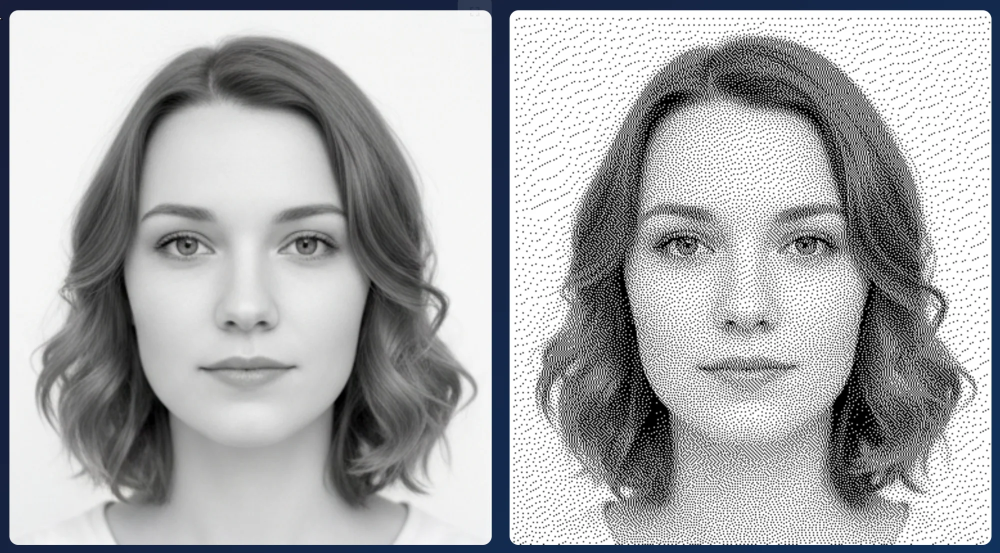
#> input picture examples/complex_dithering.png, 2000 x 1105 px (shown at 1/2 size)
$ python -i converter.py   (imports and definitions only)
#> lines starting #> are read from the running program, lines starting #| are printed output that depends on the picture
"""
Bitmap to DXF Converter - Core Engine
Converts bitmap images to DXF format with multiple modes:
- Threshold (lines)
- Floyd-Steinberg Dithering (dots)
- Outline (contours) - with improved sub-pixel interpolation and curvature-adaptive simplification
"""

from PIL import Image
from pathlib import Path
import math
import io


class BitmapToDXFConverter:
    """Core conversion engine for bitmap to DXF conversion."""

    def __init__(self):
        pass

    def convert(
        self,
        input_image,
        mode="threshold",
        image_height_um=1000.0,
        spot_size_um=5.0,
        spot_spacing_factor=1.1,
        threshold=200,
        invert=False,
        flip_y=True,
        bidirectional=True,
        outline_levels=2,
        smoothing_amount=2.0,
        corner_threshold=45.0
    ):
        """
        Convert an image to DXF format.

        Args:
            input_image: PIL Image or file path or bytes
            mode: "threshold", "floyd_steinberg", or "outline"
            image_height_um: Target height in microns
            spot_size_um: Laser spot size in microns
            spot_spacing_factor: Spacing between spots (multiplier)
            threshold: Threshold value for threshold mode (0-255)
            invert: Swap black/white
            flip_y: Flip Y axis for CAD orientation
            bidirectional: Use zigzag scanning
            outline_levels: Number of grayscale levels for outline mode
            smoothing_amount: Smoothing/simplification for outline mode (higher = fewer nodes)
            corner_threshold: Corner detection angle for outline mode

        Returns:
            tuple: (dxf_content_string, stats_dict)
        """
#> called with input_image = 'examples/complex_dithering.png', mode = 'threshold', image_height_um = 1000, spot_size_um = 5, spot_spacing_factor = 1.1, threshold = 200, invert = False, flip_y = True
        # Load image
        if isinstance(input_image, (str, Path)):
            img = Image.open(input_image).convert("L")
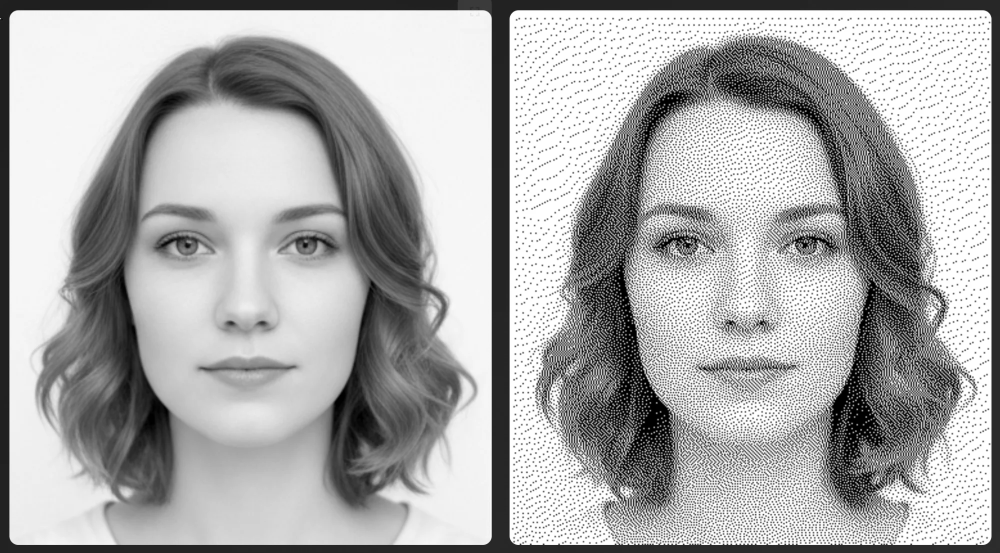
#> img: PIL image 2000x1105 L (shown at 1/2 size); min 0, max 255, mean 171.3
        elif isinstance(input_image, bytes):
            img = Image.open(io.BytesIO(input_image)).convert("L")
        elif isinstance(input_image, Image.Image):
            img = input_image.convert("L")
        else:
            raise ValueError("input_image must be a file path, bytes, or PIL Image")

        w, h = img.size
#> w = 2000; h = 1105

        # Calculate dimensions
        aspect_ratio = w / h
#> aspect_ratio = 1.81
        image_width_um = image_height_um * aspect_ratio
#> image_width_um = 1810

        pixel_size_x = image_width_um / w
#> pixel_size_x = 0.905
        pixel_size_y = image_height_um / h
#> pixel_size_y = 0.905

        # Calculate line step based on spot size
        min_spacing = spot_size_um * spot_spacing_factor
        line_step = max(1, int(math.ceil(min_spacing / pixel_size_y)))
#> line_step = 7

        # Apply dithering if needed
        if mode == "floyd_steinberg":
            if invert:
                img = Image.eval(img, lambda x: 255 - x)
            img = self._apply_floyd_steinberg_dithering(img)

        px = img.load()

        def is_black(v):
            if mode == "floyd_steinberg":
                return v < 128
            else:
                vb = v < threshold
                return (not vb) if invert else vb

        # Build DXF content
        dxf_lines = []

        # Header section (minimal DXF R12)
        dxf_lines.extend(["0", "SECTION", "2", "HEADER"])
        dxf_lines.extend(["9", "$ACADVER", "1", "AC1009"])
        dxf_lines.extend(["0", "ENDSEC"])

        # Entities section
        dxf_lines.extend(["0", "SECTION", "2", "ENTITIES"])

        entity_count = 0

        if mode == "floyd_steinberg":
            # Dithering mode: create tiny LINE segments for each dot
            dot_length = 1

            for y in range(0, h, line_step):
                row_num = y // line_step
                reverse = bidirectional and (row_num % 2 == 1)

                x_positions = range(0, w, line_step)
                if reverse:
                    x_positions = reversed(list(x_positions))

                for x in x_positions:
                    if is_black(px[x, y]):
                        X = round(x * pixel_size_x, 1)
                        Y = round((h - 1 - y if flip_y else y) * pixel_size_y, 1)

                        dxf_lines.extend([
                            "0", "LINE",
                            "8", "0",
                            "10", f"{X:.1f}",
                            "20", f"{Y:.1f}",
                            "11", f"{X + dot_length:.1f}",
                            "21", f"{Y:.1f}"
                        ])
                        entity_count += 1

        elif mode == "outline":
            # Improved outline mode with sub-pixel interpolation
            num_levels = outline_levels

            if invert:
                img = Image.eval(img, lambda x: 255 - x)

            all_polylines = []

            if num_levels == 2:
                thresholds = [128]
            else:
                step = 256 // num_levels
                thresholds = [step * i for i in range(1, num_levels)]

            for thresh in thresholds:
                # Use improved sub-pixel marching squares
                edges = self._find_contours_subpixel(img, thresh)
                polylines = self._trace_contours(edges)

                processed = []
                for poly in polylines:
                    if len(poly) >= 2:
                        # Apply anti-staircase smoothing first
                        smoothed = self._smooth_staircase(poly, smoothing_amount)

                        # Then apply curvature-adaptive simplification
                        simplified = self._simplify_adaptive(smoothed, smoothing_amount, corner_threshold)

                        if len(simplified) >= 2:
                            processed.append(simplified)

                all_polylines.extend(processed)

            # Optimize path
            connection_tolerance = max(2.0, smoothing_amount)
            optimized = self._optimize_outline_path(all_polylines, connection_tolerance)

            # Write polylines as LINE segments
            for poly in optimized:
                for i in range(len(poly) - 1):
                    x1, y1 = poly[i]
                    x2, y2 = poly[i + 1]

                    X1 = round(x1 * pixel_size_x, 1)
                    Y1 = round((h - 1 - y1 if flip_y else y1) * pixel_size_y, 1)
                    X2 = round(x2 * pixel_size_x, 1)
                    Y2 = round((h - 1 - y2 if flip_y else y2) * pixel_size_y, 1)

                    dxf_lines.extend([
                        "0", "LINE",
                        "8", "0",
                        "10", f"{X1:.1f}",
                        "20", f"{Y1:.1f}",
                        "11", f"{X2:.1f}",
                        "21", f"{Y2:.1f}"
                    ])
                    entity_count += 1

        else:  # threshold mode
            # Create LINE segments for each run
            for y in range(0, h, line_step):
                row_num = y // line_step
                reverse = bidirectional and (row_num % 2 == 1)

                x = 0
                row_segments = []
                while x < w:
                    while x < w and not is_black(px[x, y]):
                        x += 1
                    if x >= w:
                        break
                    x1 = x
                    while x < w and is_black(px[x, y]):
                        x += 1
                    x2 = x - 1
                    row_segments.append((x1, x2))

                Y = round((h - 1 - y if flip_y else y) * pixel_size_y, 1)

                if reverse:
                    for x1, x2 in reversed(row_segments):
                        X1 = round((x2 + 1) * pixel_size_x, 1)
                        X2 = round(x1 * pixel_size_x, 1)
                        dxf_lines.extend([
                            "0", "LINE",
                            "8", "0",
                            "10", f"{X1:.1f}",
                            "20", f"{Y:.1f}",
                            "11", f"{X2:.1f}",
                            "21", f"{Y:.1f}"
                        ])
                        entity_count += 1
                else:
                    for x1, x2 in row_segments:
                        X1 = round(x1 * pixel_size_x, 1)
                        X2 = round((x2 + 1) * pixel_size_x, 1)
                        dxf_lines.extend([
                            "0", "LINE",
                            "8", "0",
                            "10", f"{X1:.1f}",
                            "20", f"{Y:.1f}",
                            "11", f"{X2:.1f}",
                            "21", f"{Y:.1f}"
                        ])
                        entity_count += 1

        # End file
        dxf_lines.extend(["0", "ENDSEC", "0", "EOF"])

        dxf_content = "\n".join(dxf_lines)

        stats = {
            "width_px": w,
            "height_px": h,
            "width_um": image_width_um,
            "height_um": image_height_um,
            "entity_count": entity_count,
            "mode": mode,
            "line_step": line_step,
            "file_size_kb": len(dxf_content) / 1024
        }

        return dxf_content, stats

    # [487 lines left out: functions _apply_floyd_steinberg_dithering, _find_contours_subpixel, _trace_contours, _smooth_staircase, _estimate_curvature, _simplify_adaptive and 5 more, not called in this run]

    def _distance(self, p1, p2):
        """Calculate distance between two points."""
        return math.sqrt((p1[0] - p2[0])**2 + (p1[1] - p2[1])**2)

    def _points_equal(self, p1, p2, tolerance=0.001):
        """Check if two points are equal within tolerance."""
        return abs(p1[0] - p2[0]) < tolerance and abs(p1[1] - p2[1]) < tolerance

    # [180 lines left out: function _optimize_outline_path, not called in this run]

>>> result = BitmapToDXFConverter().convert('examples/complex_dithering.png')
